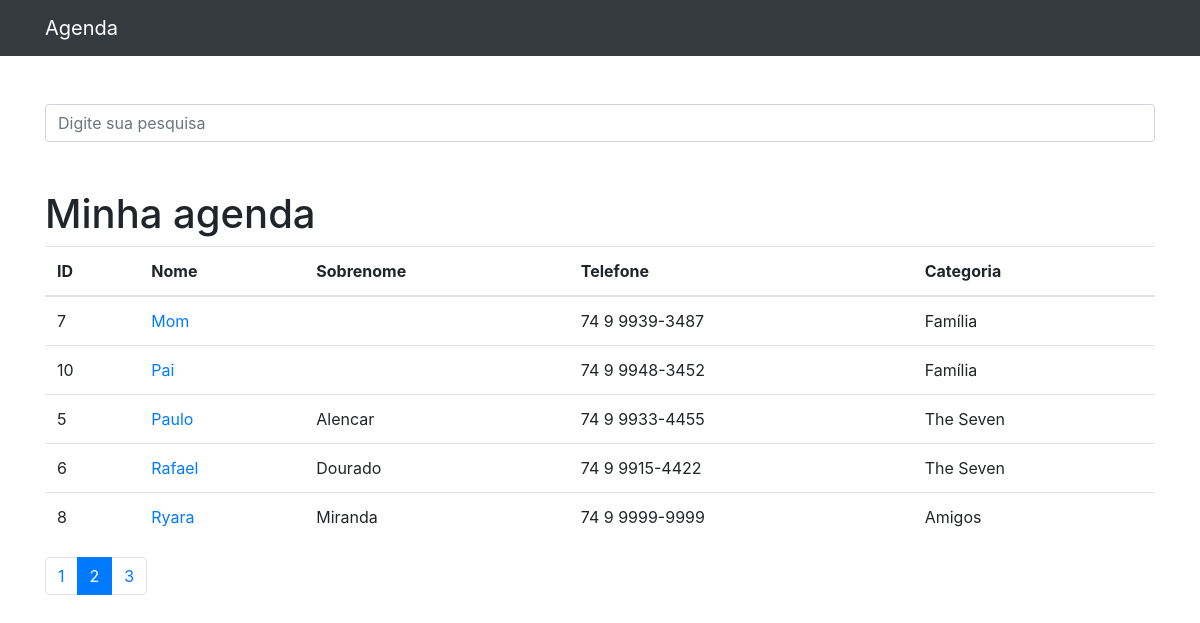
Page /?p=2 on the committed database.
### contatos/models.py (models this page shows, shortened)
class Contato(models.Model):
    nome = models.CharField(max_length=255)
    sobrenome = models.CharField(max_length=255, blank=True)
    telefone = models.CharField(max_length=255)
    email = models.CharField(max_length=255, blank=True)
    data_criacao = models.DateTimeField(default=timezone.now)
    descricao = models.TextField(blank=True)
    categoria = models.ForeignKey(Categoria, on_delete=models.DO_NOTHING)
    mostrar = models.BooleanField(default=True)

class Categoria(models.Model):
    nome = models.CharField(max_length=255)
    def __str__(self):
        return self.nome

### contatos/views.py (the view)
# urls.py: path('', views.index, name="index"),
def index(request):
    contatos = Contato.objects.order_by('nome').filter(mostrar=True)
    paginator = Paginator(contatos, 5)
    page = request.GET.get('p')
    contatos = paginator.get_page(page)
    return render(request, 'contatos/index.html', {'contatos': contatos})

### contatos/templates/contatos/index.html (shortened to what this page needs)
{%extends 'base.html'%}
{%block 'content'%}
<h1 class="mt-5">Minha agenda</h1>
<table class="table">
  <thead>
    <tr>
      <th>ID</th>
      <th>Nome</th>
      <th>Sobrenome</th>
      <th>Telefone</th>
      <th>Categoria</th>
    </tr>
  </thead>
  <tbody>
    {%for contato in contatos%}
        <tr>
          <td>{{contato.id}}</td>
          <td>
            <a href="{% url 'detalhes' contato.id %}"> {{contato.nome}}</a>
          </td>
          <td>{{contato.sobrenome}}</td>
          <td>{{contato.telefone}}</td>
          <td>{{contato.categoria}}</td>
        </tr>
    {%endfor%}
  </tbody>
</table>
<nav aria-label="Page navigation example">
  <ul class="pagination">
    {%for pagina in contatos.paginator.page_range%}
      {%if contatos.number == pagina%}
        <li class="page-item active">
          <a class="page-link" href="?p={{pagina}}">{{pagina}}</a>
        </li>
      {%else%}
        <li class="page-item"><a class="page-link" href="?p={{pagina}}">{{pagina}}</a></li>
      {%endif%}
    {%endfor%}
  </ul>
</nav>
{%endblock%}

### rows in the picture
Contato: id "7", nome "Mom", telefone "74 9 9939-3487", categoria "Família"
Contato: id "10", nome "Pai", telefone "74 9 9948-3452", categoria "Família"
Contato: id "5", nome "Paulo", sobrenome "Alencar", telefone "74 9 9933-4455", categoria "The Seven"
Contato: id "6", nome "Rafael", sobrenome "Dourado", telefone "74 9 9915-4422", categoria "The Seven"
Contato: id "8", nome "Ryara", sobrenome "Miranda", telefone "74 9 9999-9999", categoria "Amigos"

### other values in the picture
{{ pagina }} "1" "3"
{{ pagina }} "2"
